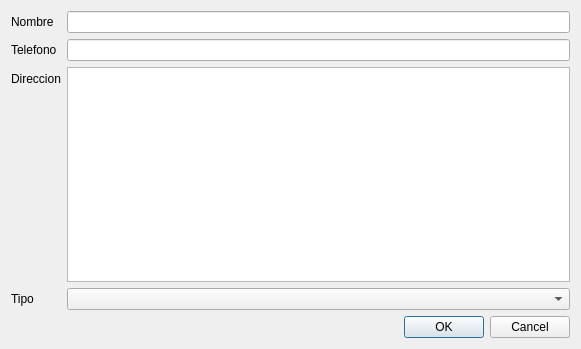
<?xml version="1.0" encoding="UTF-8"?>
<ui version="4.0">
 <class>addClientDialog</class>
 <widget class="QDialog" name="addClientDialog">
  <property name="windowModality">
   <enum>Qt::ApplicationModal</enum>
  </property>
  <property name="geometry">
   <rect>
    <x>0</x>
    <y>0</y>
    <width>581</width>
    <height>349</height>
   </rect>
  </property>
  <property name="sizePolicy">
   <sizepolicy hsizetype="Fixed" vsizetype="Fixed">
    <horstretch>0</horstretch>
    <verstretch>0</verstretch>
   </sizepolicy>
  </property>
  <property name="windowTitle">
   <string>Adicionar Cliente</string>
  </property>
  <property name="autoFillBackground">
   <bool>true</bool>
  </property>
  <property name="sizeGripEnabled">
   <bool>false</bool>
  </property>
  <property name="modal">
   <bool>true</bool>
  </property>
  <layout class="QVBoxLayout" name="verticalLayout_2">
   <item>
    <layout class="QFormLayout" name="formLayout">
     <item row="0" column="0">
      <widget class="QLabel" name="label">
       <property name="text">
        <string>Nombre</string>
       </property>
      </widget>
     </item>
     <item row="1" column="0">
      <widget class="QLabel" name="label_2">
       <property name="text">
        <string>Telefono</string>
       </property>
      </widget>
     </item>
     <item row="0" column="1">
      <widget class="QLineEdit" name="nombreEdit"/>
     </item>
     <item row="1" column="1">
      <widget class="QLineEdit" name="phoneEdit"/>
     </item>
     <item row="2" column="0">
      <widget class="QLabel" name="label_3">
       <property name="text">
        <string>Direccion</string>
       </property>
      </widget>
     </item>
     <item row="2" column="1">
      <widget class="QPlainTextEdit" name="addressEdit"/>
     </item>
     <item row="3" column="0">
      <widget class="QLabel" name="label_4">
       <property name="text">
        <string>Tipo</string>
       </property>
      </widget>
     </item>
     <item row="3" column="1">
      <widget class="QComboBox" name="typeCombo"/>
     </item>
    </layout>
   </item>
   <item>
    <widget class="QDialogButtonBox" name="buttonBox">
     <property name="orientation">
      <enum>Qt::Horizontal</enum>
     </property>
     <property name="standardButtons">
      <set>QDialogButtonBox::Cancel|QDialogButtonBox::Ok</set>
     </property>
    </widget>
   </item>
  </layout>
 </widget>
 <resources/>
 <connections>
  <connection>
   <sender>buttonBox</sender>
   <signal>accepted()</signal>
   <receiver>addClientDialog</receiver>
   <slot>accept()</slot>
   <hints>
    <hint type="sourcelabel">
     <x>248</x>
     <y>254</y>
    </hint>
    <hint type="destinationlabel">
     <x>157</x>
     <y>274</y>
    </hint>
   </hints>
  </connection>
  <connection>
   <sender>buttonBox</sender>
   <signal>rejected()</signal>
   <receiver>addClientDialog</receiver>
   <slot>reject()</slot>
   <hints>
    <hint type="sourcelabel">
     <x>316</x>
     <y>260</y>
    </hint>
    <hint type="destinationlabel">
     <x>286</x>
     <y>274</y>
    </hint>
   </hints>
  </connection>
 </connections>
</ui>
